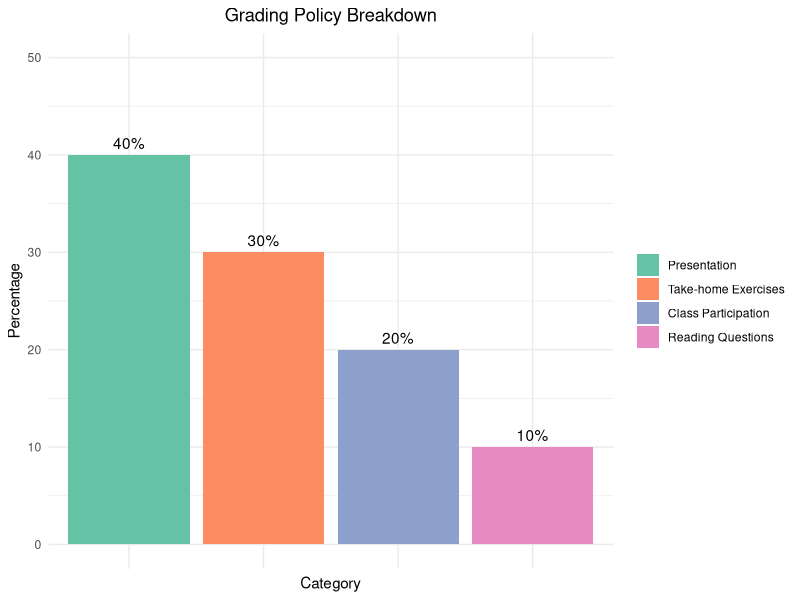

Generate this figure with R:
## ---- chunk 1
# Load necessary library
library(ggplot2)

# Data for grading policy
grades <- data.frame(
  Category = c("Reading Questions", "Class Participation", "Take-home Exercises", "Presentation"),
  Percentage = c(10, 20, 30, 40)
)

# Reorder the levels of Category based on Percentage from higher to lower
grades$Category <- factor(grades$Category, levels = grades$Category[order(-grades$Percentage)])

# Create a bar chart
ggplot(grades, aes(x = reorder(Category, -Percentage), y = Percentage, fill = Category)) +
  geom_bar(stat = "identity") +
  geom_text(aes(label = paste0(Percentage, "%")), vjust = -0.5) +  # Add percentage labels
  theme_minimal() +
  labs(title = "Grading Policy Breakdown", x = "Category", y = "Percentage") +  # Remove x-axis label
  scale_fill_brewer(palette = "Set2") +
  ylim(0,50) +
  theme(legend.position = "right",  # Add legend for categories
        legend.title = element_blank(),  # Remove legend title
        axis.text.x = element_blank(),  # Remove x-axis text
        plot.title = element_text(hjust = 0.5))  # Center title
